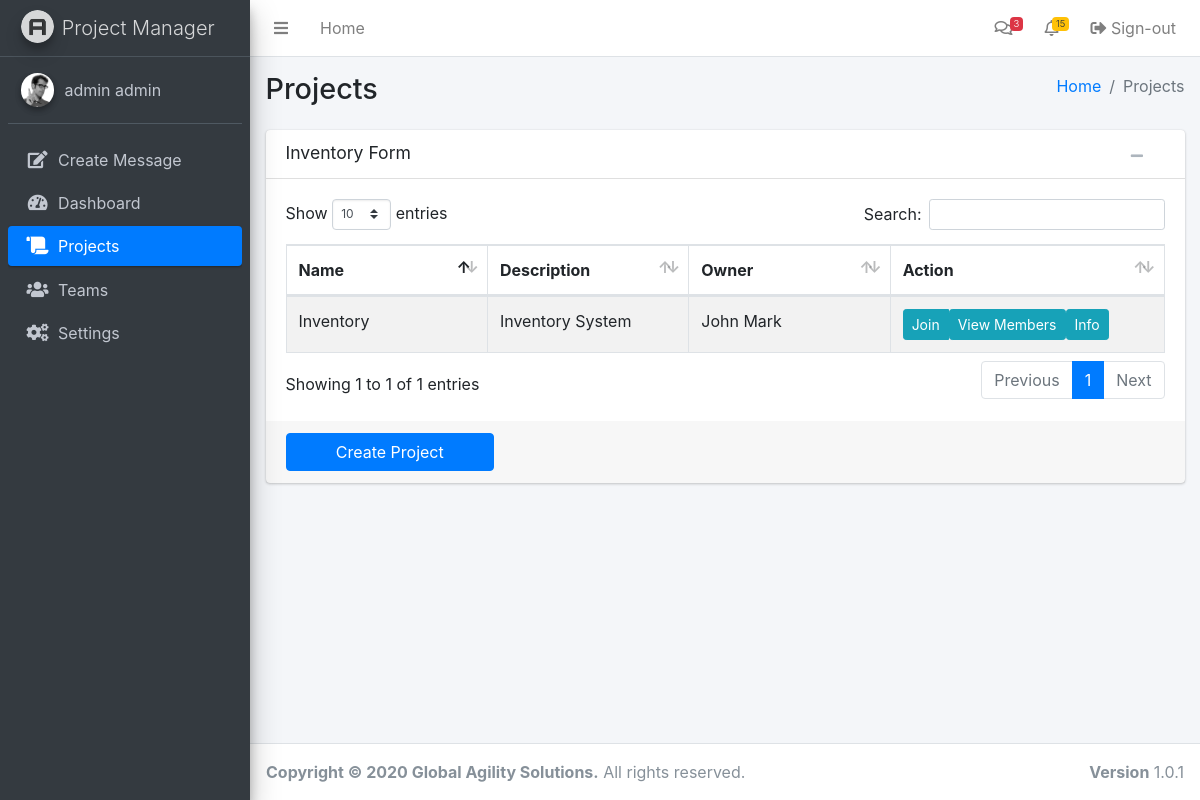
The page /projects.php (signed in) on the database as committed earlier.
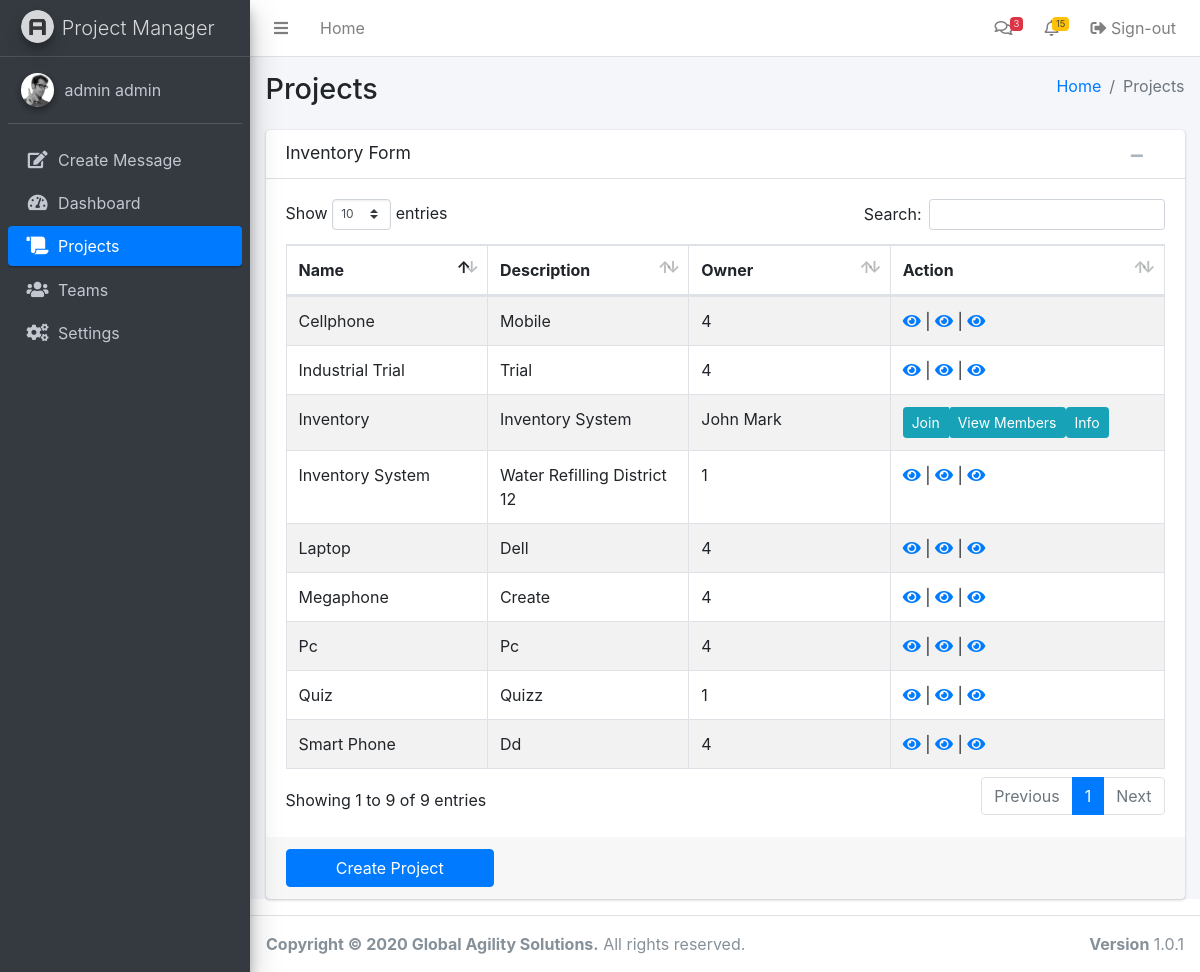
The same page on the database as committed later.
### tables this page shows
CREATE TABLE `project` (
  `id` bigint(255) NOT NULL,
  `name` varchar(100) DEFAULT NULL,
  `description` varchar(255) NOT NULL,
  `location` varchar(255) NOT NULL,
  `datestart` varchar(255) NOT NULL,
  `dateend` varchar(255) NOT NULL,
  `status` enum('on going','finished','cancellled','') NOT NULL,
  `owner` int(255) NOT NULL,
  `timestamp` timestamp(6) NOT NULL DEFAULT current_timestamp(6)
);

### projects.php (the view, shortened to what this page needs)
<?php
  include 'includes/session.php';
  include 'includes/header.php';
?>
<body class="hold-transition sidebar-mini">
<div class="wrapper">
  <?php include 'includes/navbar.php'; ?>
  <div class="content-wrapper">
    <section class="content-header">
      <div class="container-fluid">
        <div class="row mb-2">
          <div class="col-sm-6">
            <h1>Projects</h1>
          </div>
          <div class="col-sm-6">
            <ol class="breadcrumb float-sm-right">
              <li class="breadcrumb-item"><a href="#">Home</a></li>
              <li class="breadcrumb-item active">Projects</li>
            </ol>
          </div>
        </div>
      </div>
    </section>
    <section class="content">
      <div class="container-fluid">
        <div class="card card-default">
          <div class="card-header">
            <h3 class="card-title">Inventory Form</h3>
            <div class="card-tools">
              <button type="button" class="btn btn-tool" data-card-widget="collapse"><i class="fas fa-minus"></i></button>
              <button type="button" class="btn btn-tool" data-card-widget="remove"><i class="fas fa-remove"></i></button>
            </div>
          </div>
          <div class="card-body">
            <div class="row">
              <div class="col-md-12">
                <table class="table table-bordered table-striped display">
                  <thead>
                  <tr>
                    <th width="100">Name</th>
                    <th width="100">Description</th>
                    <th width="100">Owner</th>
                    <th width="50">Action</th>
                  </tr>
                  </thead>
                  <tbody>
                                           <tr>
                        <td>Inventory</td>
                        <td>Inventory System</td>
                        <td>John Mark</td>
                        <td>
                          <div class="btn-group">
                            <button type="button" class="btn btn-sm btn-info">Join</button>
                            <a href='viewmembers.php?id=<?php echo $row['applicantID']; ?>'><button type="button" class="btn btn-sm btn-info">View Members</button></a>
                            <a href='projectinfo.php?id=<?php echo $row['applicantID']; ?>'><button type="button" class="btn btn-sm btn-info">Info</button></a>
                          </div>
                        </td>
                  </tr>
                  <?php
                    $getAllOrders = mysqli_query($conn, "SELECT * from project");
                    while($row = mysqli_fetch_assoc($getAllOrders)) {
                    ?>
                      <tr>
                        <td><?php echo ucwords($row['name']); ?></td>
                        <td><?php echo ucwords($row['description']); ?></td>
                        <td><?php echo ucwords($row['owner']); ?></td>
                        <td>
                          <a href='evaluationview.php?id=<?php echo $row['applicantID']; ?>'><i class='fas fa-eye' class='btn btn-danger btn-rounded form-check-label'></i></a> |
                          <a href='evaluationview.php?id=<?php echo $row['applicantID']; ?>'><i class='fas fa-eye' class='btn btn-danger btn-rounded form-check-label'></i></a> |
                          <a href='evaluationview.php?id=<?php echo $row['applicantID']; ?>'><i class='fas fa-eye' class='btn btn-danger btn-rounded form-check-label'></i></a>
                        </td>
                  </tr>
                <?php } ?>
                  </tbody>
                </table>
              </div>
            </div>
          </div>
          <div class="card-footer">
            <div class="row">
              <div class="col-3">
              <a href="createproject.php"><button type="button" class="btn btn-block btn-primary">Create Project</button></a>
              </div>
            </div>
          </div>
        </div>
      </div>
    </section>
  </div>
  <?php include 'includes/footer.php'; ?>
</div>
</body>
</html>

Rows that differ between the two databases and show on the page:
added project: name "Inventory System", description "Water Refilling District 12", owner "1"
added project: name "Quiz", description "Quizz", owner "1"
added project: name "Megaphone", description "Create", owner "4"
added project: name "Industrial Trial", description "Trial", owner "4"
added project: name "Cellphone", description "Mobile", owner "4"
added project: name "Laptop", description "Dell", owner "4"
added project: name "Pc", description "Pc", owner "4"
added project: name "Smart Phone", description "Dd", owner "4"
Other text that changed with them:
text written by a page script: "Show entries Search: Showing 1 to 1 of 1 entries Previous 1 Next" → "Show entries Search: Showing 1 to 9 of 9 entries Previous 1 Next"
